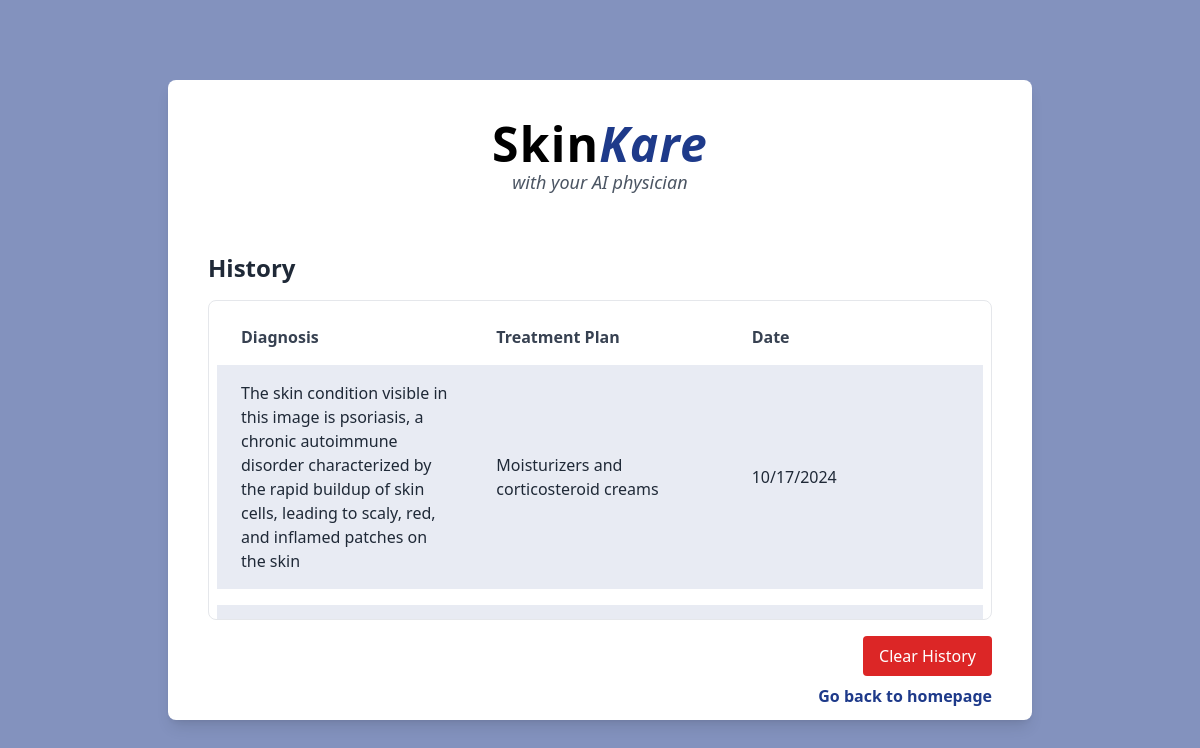
Before: /history with the older database file.
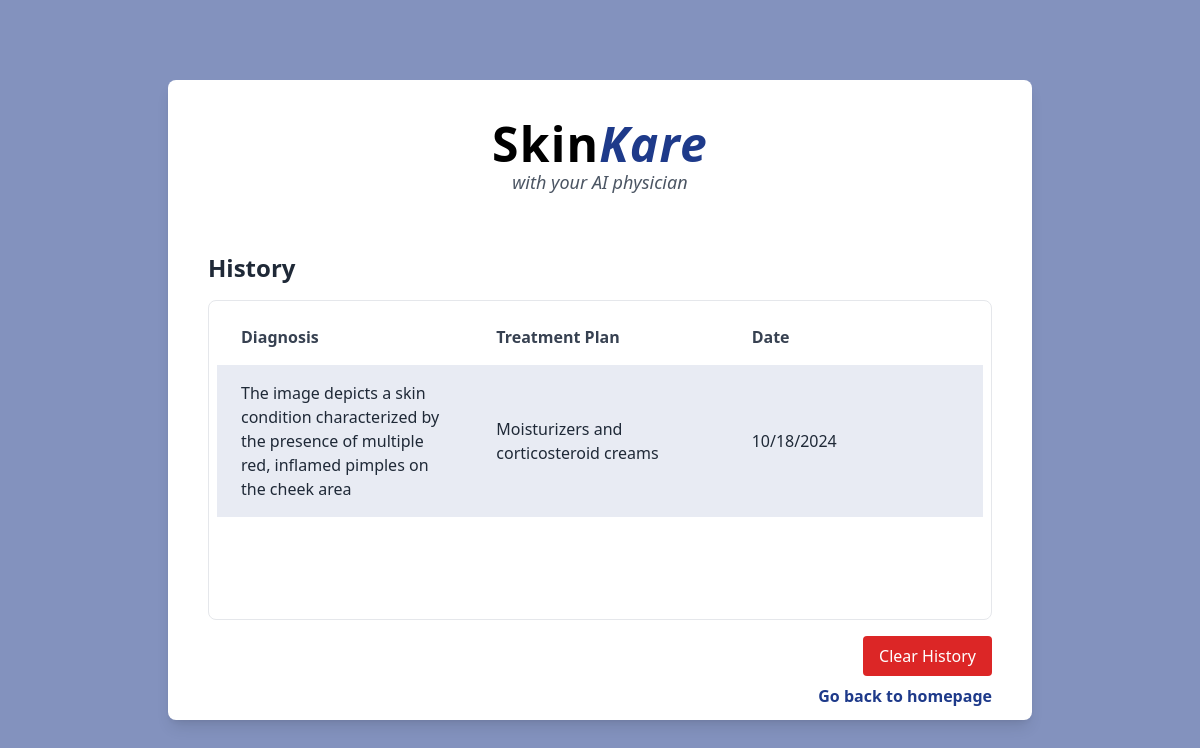
After: the same page with the newer database file.
### tables this page shows
CREATE TABLE analyses (
            id INTEGER PRIMARY KEY AUTOINCREMENT,
            diagnosis TEXT,
            treatment TEXT,
            date TEXT
        );

### SkinKareAIApp/app.py (the view)
@app.route('/history')
def history():
    conn = sqlite3.connect('skin_kare.db')
    cursor = conn.cursor()
    cursor.execute('SELECT diagnosis, treatment, date FROM analyses ORDER BY date DESC')
    analyses = cursor.fetchall()
    conn.close()
    return render_template('historyPage.html', analyses=analyses)

### SkinKareAIApp/templates/historyPage.html (shortened to what this page needs)
<!DOCTYPE html>
<html lang="en">
<head>
    <script src="https://cdn.tailwindcss.com"></script>
</head>
<body class="bg-blue-900 bg-opacity-55 h-screen flex items-center justify-center">
    <div class="container mx-auto px-4 md:px-20 h-auto flex items-center justify-center">
        <div class="bg-white rounded-lg shadow-lg p-10 w-full max-w-4xl h-[80vh] flex flex-col">
            <header class="mb-6 text-center">
                <h1 class="text-5xl font-bold md:text-5xl text-black tracking-wide">
                    Skin<span class="text-blue-900 italic">Kare</span>
                </h1>
                <p class="text-lg italic text-gray-600">with your AI physician</p>
            </header>
            <section class="mt-8">
                <h2 class="text-2xl font-semibold text-gray-800 mb-4">History</h2>
                <div class="overflow-y-auto h-[40vh] lg:h-[40vh] border border-gray-200 rounded-lg p-2">
                    <table class="table-auto w-full border-collapse border-spacing-y-4 table-fixed">
                        <thead class="sticky top-0 bg-white z-10">
                            <tr>
                                <th class="text-left py-4 px-6 text-gray-700">Diagnosis</th>
                                <th class="text-left py-4 px-6 text-gray-700">Treatment Plan</th>
                                <th class="text-left py-4 px-6 text-gray-700">Date</th>
                            </tr>
                        </thead>
                        <tbody>
                            {% if analyses %}
                                {% for diagnosis, treatment, date in analyses %}
                                <tr class="bg-blue-900 bg-opacity-10">
                                    <td class="py-4 px-6 text-gray-800 break-words">{{ diagnosis }}</td>
                                    <td class="py-4 px-6 text-gray-800 break-words">{{ treatment }}</td>
                                    <td class="py-4 px-6 text-gray-800 break-words">{{ date }}</td>
                                </tr>
                                <tr class="h-4"></tr>
                                {% endfor %}
                            {% else %}
                                <tr>
                                    <td colspan="3" class="text-center py-4 text-gray-600">No history available</td>
                                </tr>
                            {% endif %}
                        </tbody>
                    </table>
                </div>
                <div class="flex justify-end mt-4">
                    <form action="/clear_history" method="POST">
                        <button type="submit" class="bg-red-600 text-white px-4 py-2 rounded hover:bg-red-700">
                            Clear History
                        </button>
                    </form>
                </div>
                <a href="/" class="flex justify-end mt-2 text-blue-900 font-semibold hover:underline">Go back to homepage</a>
            </section>
        </div>
    </div>
</body>
</html>

Changed rows visible on the page:
removed analyses: diagnosis "The skin condition visible in this image is psoriasis, a chronic autoimmune disorder characterized by the rapid buildup of skin cells, leading to scaly, red, and inflamed patches on the skin", treatment "Moisturizers and corticosteroid creams", date "10/17/2024"
added analyses: diagnosis "The image depicts a skin condition characterized by the presence of multiple red, inflamed pimples on the cheek area", treatment "Moisturizers and corticosteroid creams", date "10/18/2024"
